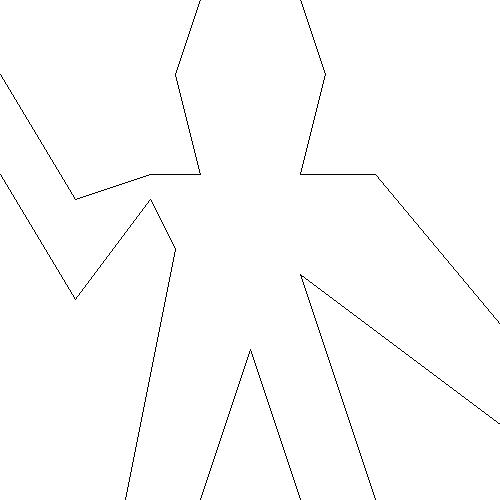

This figure's Python source:
# Scheme primitive procedures
cons = lambda x, y: lambda m: m(x, y)
car = lambda z: z(lambda p, q: p)
cdr = lambda z: z(lambda p, q: q)
makeList = lambda *items: None if items == () else cons(items[0], makeList(*items[1:]))

def forEach(proc, items):
    if items == None:
        pass
    else:
        proc(car(items))
        forEach(proc, cdr(items))

# primitive picture language procedures
from PIL import Image, ImageDraw, ImageOps
IMAGE_SIZE = (500, 500)
im = Image.new("RGB", IMAGE_SIZE, "white")
draw = ImageDraw.Draw(im)

def drawLine(vect1, vect2):
    draw.line([(xcorVect(vect1), ycorVect(vect1)), (xcorVect(vect2), ycorVect(vect2))], fill = 0)

# Frame constructor & selectors
makeFrame = lambda origin, edge1, edge2: cons(origin, cons(edge1, edge2))
frameOrigin = lambda frame: car(frame)
frameEdge1 = lambda frame: car(cdr(frame))
frameEdge2 = lambda frame: cdr(cdr(frame))

# Frame's coordinate map
def frameCoordMap(frame):
    return lambda v: addVect(frameOrigin(frame),
                             addVect(scaleVect(xcorVect(v), frameEdge1(frame)),
                                     scaleVect(ycorVect(v), frameEdge2(frame))))

# Vector constructor & selectors
makeVect = lambda xcor, ycor: cons(xcor, ycor)
xcorVect = lambda vect: car(vect)
ycorVect = lambda vect: cdr(vect)

# Vector operations
addVect = lambda vect1, vect2: makeVect(xcorVect(vect1) + xcorVect(vect2), ycorVect(vect1) + ycorVect(vect2))
subVect = lambda vect1, vect2: makeVect(xcorVect(vect1) - xcorVect(vect2), ycorVect(vect1) - ycorVect(vect2))
scaleVect = lambda s, vect: makeVect(s * xcorVect(vect), s * ycorVect(vect))

# Segments constructor & selectors
def makeSegment(start, end):
    return cons(start, end)

def startSegment(segment):
    return car(segment)

def endSegment(segment):
    return cdr(segment)

def segmentsPainter(segmentList):
    return lambda frame: forEach(lambda segment: drawLine((lambda f, x: f(x))(frameCoordMap(frame), startSegment(segment)),
                                                          (lambda f, x: f(x))(frameCoordMap(frame), endSegment(segment))),
                                 segmentList)

painterA = segmentsPainter(makeList(makeSegment(makeVect(0, 0), makeVect(0, 1)),
                                    makeSegment(makeVect(0, 1), makeVect(1, 1)),
                                    makeSegment(makeVect(1, 1), makeVect(1, 0)),
                                    makeSegment(makeVect(1, 0), makeVect(0, 0))))

painterB = segmentsPainter(makeList(makeSegment(makeVect(0, 0), makeVect(1, 1)),
                                    makeSegment(makeVect(0, 1), makeVect(1, 0))))

painterC = segmentsPainter(makeList(makeSegment(makeVect(0, 0.5), makeVect(0.5, 1)),
                                    makeSegment(makeVect(0.5, 1), makeVect(1, 0.5)),
                                    makeSegment(makeVect(1, 0.5), makeVect(0.5, 0)),
                                    makeSegment(makeVect(0.5, 0), makeVect(0, 0.5))))

painterWave = segmentsPainter(makeList(makeSegment(makeVect(0, 0.85), makeVect(0.15, 0.6)),
                                       makeSegment(makeVect(0, 0.65), makeVect(0.15, 0.4)),
                                       makeSegment(makeVect(0.3, 0.65), makeVect(0.15, 0.6)),
                                       makeSegment(makeVect(0.3, 0.6), makeVect(0.15, 0.4)),
                                       makeSegment(makeVect(0.3, 0.65), makeVect(0.4, 0.65)),
                                       makeSegment(makeVect(0.3, 0.6), makeVect(0.35, 0.5)),
                                       makeSegment(makeVect(0.4, 0.65), makeVect(0.35, 0.85)),
                                       makeSegment(makeVect(0.35, 0.5), makeVect(0.25, 0)),
                                       makeSegment(makeVect(0.4, 0), makeVect(0.5, 0.3)),
                                       makeSegment(makeVect(0.5, 0.3), makeVect(0.6, 0)),
                                       makeSegment(makeVect(0.4, 0), makeVect(0.5, 0.3)),
                                       makeSegment(makeVect(0.5, 0.3), makeVect(0.6, 0)),
                                       makeSegment(makeVect(0.35, 0.85), makeVect(0.4, 1)),
                                       makeSegment(makeVect(0.6, 1), makeVect(0.65, 0.85)),
                                       makeSegment(makeVect(0.65, 0.85), makeVect(0.6, 0.65)),
                                       makeSegment(makeVect(0.6, 0.65), makeVect(0.75, 0.65)),
                                       makeSegment(makeVect(0.75, 0.65), makeVect(1, 0.35)),
                                       makeSegment(makeVect(0.75, 0), makeVect(0.6, 0.45)),
                                       makeSegment(makeVect(0.6, 0.45), makeVect(1, 0.15))))

painterWave(makeFrame(makeVect(0, 0), makeVect(500, 0), makeVect(0, 500)))

im = ImageOps.flip(im)
im.save("Exercise-2.49.jpg", "JPEG")
im.show()
